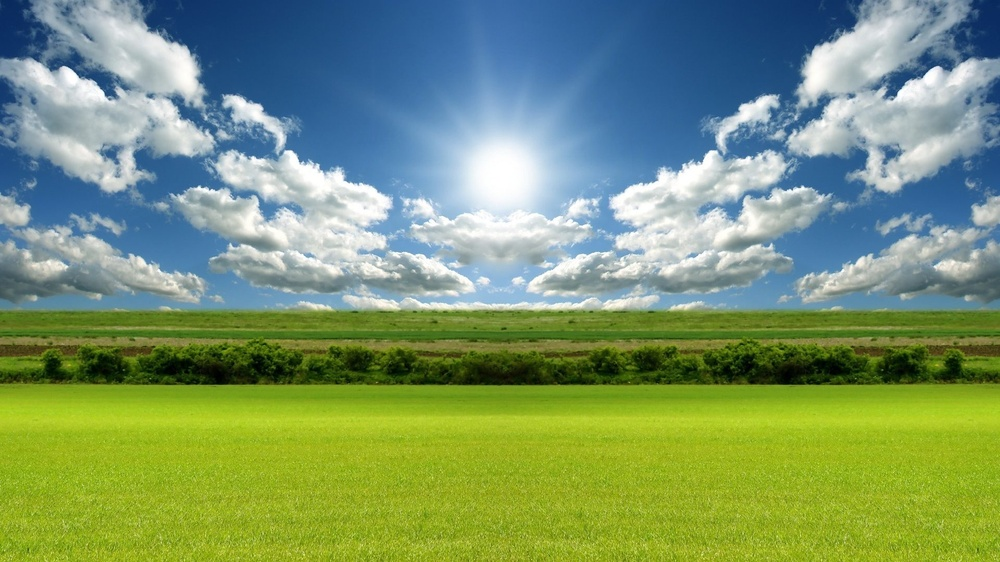
#> input picture landscape.jpg, 1000 x 562 px, shrunk from 1920 x 1080 before the run
$ python Task1.py
#> lines starting #> are read from the running program, lines starting #| are printed output that depends on the picture
#Image Processing Module
#Task1:Access Pixels
#28/09/2020
#Laura Whelan

######### import the necessary packages: #########

import cv2
import numpy as np

from matplotlib import pyplot as plt
from matplotlib import image as image
import easygui

######### Task #########

#1.Read in any image (this is done as direct input)
I=cv2.imread('landscape.jpg')
#> I is the input picture: shape (562, 1000, 3); mean B, G, R 109.6, 150.2, 122.3

#2.Convert this image to YUV
YUV = cv2.cvtColor(I, cv2.COLOR_BGR2YUV)
#> YUV: shape (562, 1000, 3); mean of channels 0, 1, 2 137.3, 114.4, 114.9

#3.Exctract the Y Channel (luminance)
y=YUV[:,:,0]
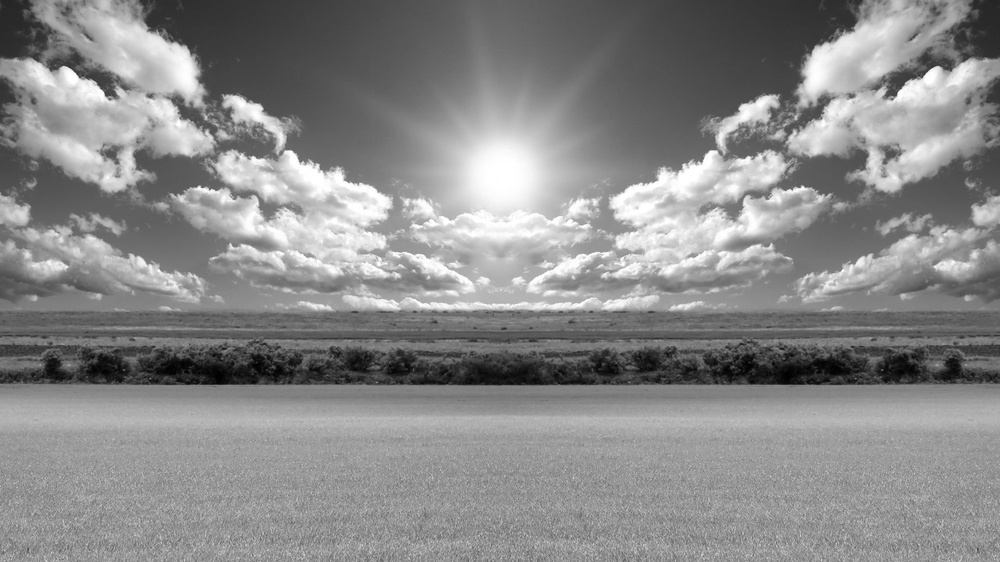
#> y: shape (562, 1000); min 0, max 255, mean 137.3

#4.Convert the original image to grayscale (intensity)
G = cv2.cvtColor(I, cv2.COLOR_BGR2GRAY)

#5.Show the two on the screen using OpenCV's imshow function
cv2.imshow("Luminance", y)
cv2.imshow("Greyscale", G)
cv2.waitKey(0)

#6.Show the two on the screen side by side with the intensity using matplotlibs subplot function
# Showing an image on the screen (MatPlotLib):
plt.figure(1)
plt.subplot(1,2,1)
plt.imshow(y, cmap='gray')
plt.title('Luminance')
plt.xticks([])
plt.yticks([])

plt.subplot(1,2,2)
plt.imshow(G,cmap='gray')
plt.title('Grayscale')
plt.xticks([])
plt.yticks([])

plt.show()
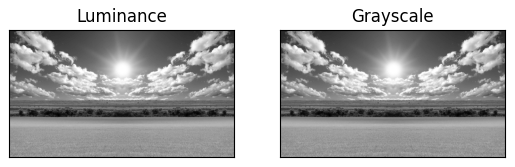
#> figure drawn by matplotlib, 2 panels
